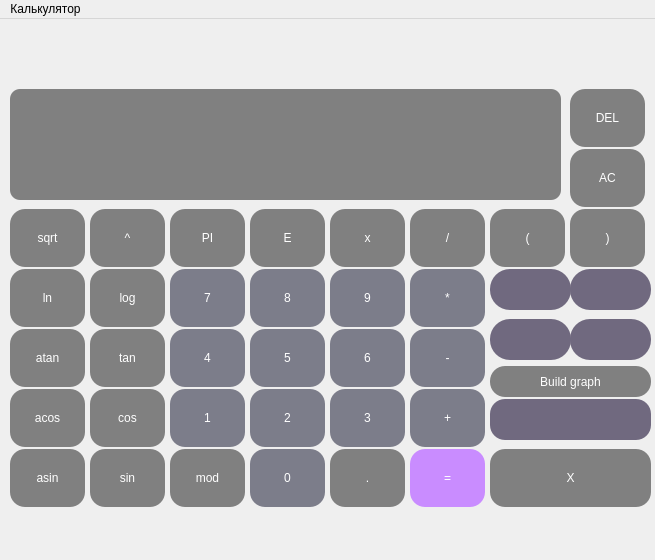
<?xml version="1.0" encoding="UTF-8"?>
<ui version="4.0">
 <class>MainWindow</class>
 <widget class="QMainWindow" name="MainWindow">
  <property name="geometry">
   <rect>
    <x>0</x>
    <y>0</y>
    <width>655</width>
    <height>560</height>
   </rect>
  </property>
  <property name="windowTitle">
   <string>MainWindow</string>
  </property>
  <widget class="QWidget" name="centralwidget">
   <widget class="QStackedWidget" name="stackedWidget">
    <property name="geometry">
     <rect>
      <x>0</x>
      <y>0</y>
      <width>651</width>
      <height>531</height>
     </rect>
    </property>
    <property name="currentIndex">
     <number>0</number>
    </property>
    <widget class="QWidget" name="page">
     <widget class="QPushButton" name="pushButton_number_8">
      <property name="geometry">
       <rect>
        <x>250</x>
        <y>250</y>
        <width>75</width>
        <height>58</height>
       </rect>
      </property>
      <property name="sizePolicy">
       <sizepolicy hsizetype="Minimum" vsizetype="Fixed">
        <horstretch>78</horstretch>
        <verstretch>80</verstretch>
       </sizepolicy>
      </property>
      <property name="styleSheet">
       <string notr="true">font: 600 16pt &quot;Segoe UI Variable Small Semibol&quot;;
background-color: rgb(124, 125, 138);
border-radius: 15px;
color: white

</string>
      </property>
      <property name="text">
       <string>8</string>
      </property>
     </widget>
     <widget class="QPushButton" name="pushButton_acos">
      <property name="geometry">
       <rect>
        <x>10</x>
        <y>370</y>
        <width>75</width>
        <height>58</height>
       </rect>
      </property>
      <property name="sizePolicy">
       <sizepolicy hsizetype="Minimum" vsizetype="Fixed">
        <horstretch>80</horstretch>
        <verstretch>80</verstretch>
       </sizepolicy>
      </property>
      <property name="styleSheet">
       <string notr="true">font: 700 italic 14pt &quot;Candara&quot;;
background-color: grey;
border-radius: 15px;
color: white
</string>
      </property>
      <property name="text">
       <string>acos</string>
      </property>
     </widget>
     <widget class="QPushButton" name="pushButton_x">
      <property name="geometry">
       <rect>
        <x>330</x>
        <y>190</y>
        <width>75</width>
        <height>58</height>
       </rect>
      </property>
      <property name="sizePolicy">
       <sizepolicy hsizetype="Minimum" vsizetype="Fixed">
        <horstretch>80</horstretch>
        <verstretch>80</verstretch>
       </sizepolicy>
      </property>
      <property name="styleSheet">
       <string notr="true">font: 700 italic 14pt &quot;Candara&quot;;
background-color: grey;
border-radius: 15px;
color: white
</string>
      </property>
      <property name="text">
       <string>x</string>
      </property>
     </widget>
     <widget class="QPushButton" name="pushButton_number_0">
      <property name="geometry">
       <rect>
        <x>250</x>
        <y>430</y>
        <width>75</width>
        <height>58</height>
       </rect>
      </property>
      <property name="sizePolicy">
       <sizepolicy hsizetype="Minimum" vsizetype="Fixed">
        <horstretch>78</horstretch>
        <verstretch>80</verstretch>
       </sizepolicy>
      </property>
      <property name="styleSheet">
       <string notr="true">font: 600 16pt &quot;Segoe UI Variable Small Semibol&quot;;
background-color: rgb(124, 125, 138);
border-radius: 15px;
color: white

</string>
      </property>
      <property name="text">
       <string>0</string>
      </property>
     </widget>
     <widget class="QPushButton" name="pushButton_number_1">
      <property name="geometry">
       <rect>
        <x>170</x>
        <y>370</y>
        <width>75</width>
        <height>58</height>
       </rect>
      </property>
      <property name="sizePolicy">
       <sizepolicy hsizetype="Minimum" vsizetype="Fixed">
        <horstretch>78</horstretch>
        <verstretch>80</verstretch>
       </sizepolicy>
      </property>
      <property name="styleSheet">
       <string notr="true">font: 600 16pt &quot;Segoe UI Variable Small Semibol&quot;;
background-color: rgb(124, 125, 138);
border-radius: 15px;
color: white

</string>
      </property>
      <property name="text">
       <string>1</string>
      </property>
     </widget>
     <widget class="QPushButton" name="pushButton_sin">
      <property name="geometry">
       <rect>
        <x>90</x>
        <y>430</y>
        <width>75</width>
        <height>58</height>
       </rect>
      </property>
      <property name="sizePolicy">
       <sizepolicy hsizetype="Minimum" vsizetype="Fixed">
        <horstretch>80</horstretch>
        <verstretch>80</verstretch>
       </sizepolicy>
      </property>
      <property name="styleSheet">
       <string notr="true">font: 700 italic 14pt &quot;Candara&quot;;
background-color: grey;
border-radius: 15px;
color: white
</string>
      </property>
      <property name="text">
       <string>sin</string>
      </property>
     </widget>
     <widget class="QPushButton" name="pushButton_asin">
      <property name="geometry">
       <rect>
        <x>10</x>
        <y>430</y>
        <width>75</width>
        <height>58</height>
       </rect>
      </property>
      <property name="sizePolicy">
       <sizepolicy hsizetype="Minimum" vsizetype="Fixed">
        <horstretch>80</horstretch>
        <verstretch>80</verstretch>
       </sizepolicy>
      </property>
      <property name="styleSheet">
       <string notr="true">font: 700 italic 14pt &quot;Candara&quot;;
background-color: grey;
border-radius: 15px;
color: white
</string>
      </property>
      <property name="text">
       <string>asin</string>
      </property>
     </widget>
     <widget class="QPushButton" name="pushButton_cos">
      <property name="geometry">
       <rect>
        <x>90</x>
        <y>370</y>
        <width>75</width>
        <height>58</height>
       </rect>
      </property>
      <property name="sizePolicy">
       <sizepolicy hsizetype="Minimum" vsizetype="Fixed">
        <horstretch>80</horstretch>
        <verstretch>80</verstretch>
       </sizepolicy>
      </property>
      <property name="styleSheet">
       <string notr="true">font: 700 italic 14pt &quot;Candara&quot;;
background-color: grey;
border-radius: 15px;
color: white
</string>
      </property>
      <property name="text">
       <string>cos</string>
      </property>
     </widget>
     <widget class="QPushButton" name="pushButton_number_7">
      <property name="geometry">
       <rect>
        <x>170</x>
        <y>250</y>
        <width>75</width>
        <height>58</height>
       </rect>
      </property>
      <property name="sizePolicy">
       <sizepolicy hsizetype="Minimum" vsizetype="Fixed">
        <horstretch>78</horstretch>
        <verstretch>80</verstretch>
       </sizepolicy>
      </property>
      <property name="styleSheet">
       <string notr="true">font: 600 16pt &quot;Segoe UI Variable Small Semibol&quot;;
background-color: rgb(124, 125, 138);
border-radius: 15px;
color: white

</string>
      </property>
      <property name="text">
       <string>7</string>
      </property>
     </widget>
     <widget class="QPushButton" name="pushButton_pi">
      <property name="geometry">
       <rect>
        <x>170</x>
        <y>190</y>
        <width>75</width>
        <height>58</height>
       </rect>
      </property>
      <property name="sizePolicy">
       <sizepolicy hsizetype="Minimum" vsizetype="Fixed">
        <horstretch>80</horstretch>
        <verstretch>80</verstretch>
       </sizepolicy>
      </property>
      <property name="styleSheet">
       <string notr="true">font: 700 italic 14pt &quot;Candara&quot;;
background-color: grey;
border-radius: 15px;
color: white
</string>
      </property>
      <property name="text">
       <string>PI</string>
      </property>
     </widget>
     <widget class="QPushButton" name="pushButton_div">
      <property name="geometry">
       <rect>
        <x>410</x>
        <y>190</y>
        <width>75</width>
        <height>58</height>
       </rect>
      </property>
      <property name="sizePolicy">
       <sizepolicy hsizetype="Minimum" vsizetype="Fixed">
        <horstretch>80</horstretch>
        <verstretch>80</verstretch>
       </sizepolicy>
      </property>
      <property name="styleSheet">
       <string notr="true">font: 700 italic 14pt &quot;Candara&quot;;
background-color: grey;
border-radius: 15px;
color: white
</string>
      </property>
      <property name="text">
       <string>/</string>
      </property>
     </widget>
     <widget class="QPushButton" name="pushButton_number_6">
      <property name="geometry">
       <rect>
        <x>330</x>
        <y>310</y>
        <width>75</width>
        <height>58</height>
       </rect>
      </property>
      <property name="sizePolicy">
       <sizepolicy hsizetype="Minimum" vsizetype="Fixed">
        <horstretch>78</horstretch>
        <verstretch>80</verstretch>
       </sizepolicy>
      </property>
      <property name="styleSheet">
       <string notr="true">font: 600 16pt &quot;Segoe UI Variable Small Semibol&quot;;
background-color: rgb(124, 125, 138);
border-radius: 15px;
color: white

</string>
      </property>
      <property name="text">
       <string>6</string>
      </property>
     </widget>
     <widget class="QPushButton" name="pushButton_sqrt">
      <property name="geometry">
       <rect>
        <x>10</x>
        <y>190</y>
        <width>75</width>
        <height>58</height>
       </rect>
      </property>
      <property name="sizePolicy">
       <sizepolicy hsizetype="Minimum" vsizetype="Fixed">
        <horstretch>80</horstretch>
        <verstretch>80</verstretch>
       </sizepolicy>
      </property>
      <property name="styleSheet">
       <string notr="true">font: 700 italic 14pt &quot;Candara&quot;;
background-color: grey;
border-radius: 15px;
color: white
</string>
      </property>
      <property name="text">
       <string>sqrt</string>
      </property>
     </widget>
     <widget class="QPushButton" name="pushButton_dot">
      <property name="geometry">
       <rect>
        <x>330</x>
        <y>430</y>
        <width>75</width>
        <height>58</height>
       </rect>
      </property>
      <property name="sizePolicy">
       <sizepolicy hsizetype="Minimum" vsizetype="Fixed">
        <horstretch>80</horstretch>
        <verstretch>80</verstretch>
       </sizepolicy>
      </property>
      <property name="styleSheet">
       <string notr="true">font: 700 italic 14pt &quot;Candara&quot;;
background-color: grey;
border-radius: 15px;
color: white
</string>
      </property>
      <property name="text">
       <string>.</string>
      </property>
     </widget>
     <widget class="QPushButton" name="pushButton_number_9">
      <property name="geometry">
       <rect>
        <x>330</x>
        <y>250</y>
        <width>75</width>
        <height>58</height>
       </rect>
      </property>
      <property name="sizePolicy">
       <sizepolicy hsizetype="Minimum" vsizetype="Fixed">
        <horstretch>78</horstretch>
        <verstretch>80</verstretch>
       </sizepolicy>
      </property>
      <property name="styleSheet">
       <string notr="true">font: 600 16pt &quot;Segoe UI Variable Small Semibol&quot;;
background-color: rgb(124, 125, 138);
border-radius: 15px;
color: white

</string>
      </property>
      <property name="text">
       <string>9</string>
      </property>
     </widget>
     <widget class="QPushButton" name="pushButton_plus">
      <property name="geometry">
       <rect>
        <x>410</x>
        <y>370</y>
        <width>75</width>
        <height>58</height>
       </rect>
      </property>
      <property name="sizePolicy">
       <sizepolicy hsizetype="Minimum" vsizetype="Fixed">
        <horstretch>78</horstretch>
        <verstretch>80</verstretch>
       </sizepolicy>
      </property>
      <property name="styleSheet">
       <string notr="true">font: 600 16pt &quot;Segoe UI Variable Small Semibol&quot;;
background-color: rgb(124, 125, 138);
border-radius: 15px;
color: white

</string>
      </property>
      <property name="text">
       <string>+</string>
      </property>
     </widget>
     <widget class="QPushButton" name="pushButton_mul">
      <property name="geometry">
       <rect>
        <x>410</x>
        <y>250</y>
        <width>75</width>
        <height>58</height>
       </rect>
      </property>
      <property name="sizePolicy">
       <sizepolicy hsizetype="Minimum" vsizetype="Fixed">
        <horstretch>78</horstretch>
        <verstretch>80</verstretch>
       </sizepolicy>
      </property>
      <property name="styleSheet">
       <string notr="true">font: 600 16pt &quot;Segoe UI Variable Small Semibol&quot;;
background-color: rgb(124, 125, 138);
border-radius: 15px;
color: white

</string>
      </property>
      <property name="text">
       <string>*</string>
      </property>
     </widget>
     <widget class="QLineEdit" name="lineEdit">
      <property name="geometry">
       <rect>
        <x>490</x>
        <y>380</y>
        <width>161</width>
        <height>41</height>
       </rect>
      </property>
      <property name="styleSheet">
       <string notr="true">font: 600 20pt &quot;Segoe UI Variable Small Semibol&quot;;
background-color: rgb(112, 105, 127);
border-radius: 15px;
color: white
</string>
      </property>
      <property name="text">
       <string/>
      </property>
      <property name="alignment">
       <set>Qt::AlignCenter</set>
      </property>
     </widget>
     <widget class="QPushButton" name="pushButton_tan">
      <property name="geometry">
       <rect>
        <x>90</x>
        <y>310</y>
        <width>75</width>
        <height>58</height>
       </rect>
      </property>
      <property name="sizePolicy">
       <sizepolicy hsizetype="Minimum" vsizetype="Fixed">
        <horstretch>80</horstretch>
        <verstretch>80</verstretch>
       </sizepolicy>
      </property>
      <property name="styleSheet">
       <string notr="true">font: 700 italic 14pt &quot;Candara&quot;;
background-color: grey;
border-radius: 15px;
color: white
</string>
      </property>
      <property name="text">
       <string>tan</string>
      </property>
     </widget>
     <widget class="QPushButton" name="pushButton_exp">
      <property name="geometry">
       <rect>
        <x>250</x>
        <y>190</y>
        <width>75</width>
        <height>58</height>
       </rect>
      </property>
      <property name="sizePolicy">
       <sizepolicy hsizetype="Minimum" vsizetype="Fixed">
        <horstretch>80</horstretch>
        <verstretch>80</verstretch>
       </sizepolicy>
      </property>
      <property name="styleSheet">
       <string notr="true">font: 700 italic 14pt &quot;Candara&quot;;
background-color: grey;
border-radius: 15px;
color: white
</string>
      </property>
      <property name="text">
       <string>E</string>
      </property>
     </widget>
     <widget class="QPushButton" name="pushButton_log">
      <property name="geometry">
       <rect>
        <x>90</x>
        <y>250</y>
        <width>75</width>
        <height>58</height>
       </rect>
      </property>
      <property name="sizePolicy">
       <sizepolicy hsizetype="Minimum" vsizetype="Fixed">
        <horstretch>80</horstretch>
        <verstretch>80</verstretch>
       </sizepolicy>
      </property>
      <property name="styleSheet">
       <string notr="true">font: 700 italic 14pt &quot;Candara&quot;;
background-color: grey;
border-radius: 15px;
color: white
</string>
      </property>
      <property name="text">
       <string>log</string>
      </property>
     </widget>
     <widget class="QPushButton" name="pushButton_number_5">
      <property name="geometry">
       <rect>
        <x>250</x>
        <y>310</y>
        <width>75</width>
        <height>58</height>
       </rect>
      </property>
      <property name="sizePolicy">
       <sizepolicy hsizetype="Minimum" vsizetype="Fixed">
        <horstretch>78</horstretch>
        <verstretch>80</verstretch>
       </sizepolicy>
      </property>
      <property name="styleSheet">
       <string notr="true">font: 600 16pt &quot;Segoe UI Variable Small Semibol&quot;;
background-color: rgb(124, 125, 138);
border-radius: 15px;
color: white

</string>
      </property>
      <property name="text">
       <string>5</string>
      </property>
     </widget>
     <widget class="QPushButton" name="pushButton_number_2">
      <property name="geometry">
       <rect>
        <x>250</x>
        <y>370</y>
        <width>75</width>
        <height>58</height>
       </rect>
      </property>
      <property name="sizePolicy">
       <sizepolicy hsizetype="Minimum" vsizetype="Fixed">
        <horstretch>78</horstretch>
        <verstretch>80</verstretch>
       </sizepolicy>
      </property>
      <property name="styleSheet">
       <string notr="true">font: 600 16pt &quot;Segoe UI Variable Small Semibol&quot;;
background-color: rgb(124, 125, 138);
border-radius: 15px;
color: white

</string>
      </property>
      <property name="text">
       <string>2</string>
      </property>
     </widget>
     <widget class="QPushButton" name="pushButton_del">
      <property name="geometry">
       <rect>
        <x>570</x>
        <y>70</y>
        <width>75</width>
        <height>58</height>
       </rect>
      </property>
      <property name="sizePolicy">
       <sizepolicy hsizetype="Minimum" vsizetype="Fixed">
        <horstretch>80</horstretch>
        <verstretch>80</verstretch>
       </sizepolicy>
      </property>
      <property name="styleSheet">
       <string notr="true">font: 700 italic 14pt &quot;Candara&quot;;
background-color: grey;
border-radius: 15px;
color: white
</string>
      </property>
      <property name="text">
       <string>DEL</string>
      </property>
     </widget>
     <widget class="QPushButton" name="pushButton_X">
      <property name="geometry">
       <rect>
        <x>490</x>
        <y>430</y>
        <width>161</width>
        <height>58</height>
       </rect>
      </property>
      <property name="sizePolicy">
       <sizepolicy hsizetype="Minimum" vsizetype="Fixed">
        <horstretch>80</horstretch>
        <verstretch>80</verstretch>
       </sizepolicy>
      </property>
      <property name="styleSheet">
       <string notr="true">font: 700 italic 14pt &quot;Candara&quot;;
background-color: grey;
border-radius: 15px;
color: white
</string>
      </property>
      <property name="text">
       <string>X</string>
      </property>
     </widget>
     <widget class="QPushButton" name="pushButton_left_bracket">
      <property name="geometry">
       <rect>
        <x>490</x>
        <y>190</y>
        <width>75</width>
        <height>58</height>
       </rect>
      </property>
      <property name="sizePolicy">
       <sizepolicy hsizetype="Minimum" vsizetype="Fixed">
        <horstretch>80</horstretch>
        <verstretch>80</verstretch>
       </sizepolicy>
      </property>
      <property name="styleSheet">
       <string notr="true">font: 700 italic 14pt &quot;Candara&quot;;
background-color: grey;
border-radius: 15px;
color: white
</string>
      </property>
      <property name="text">
       <string>(</string>
      </property>
     </widget>
     <widget class="QPushButton" name="pushButton_degree">
      <property name="geometry">
       <rect>
        <x>90</x>
        <y>190</y>
        <width>75</width>
        <height>58</height>
       </rect>
      </property>
      <property name="sizePolicy">
       <sizepolicy hsizetype="Minimum" vsizetype="Fixed">
        <horstretch>80</horstretch>
        <verstretch>80</verstretch>
       </sizepolicy>
      </property>
      <property name="styleSheet">
       <string notr="true">font: 700 italic 14pt &quot;Candara&quot;;
background-color: grey;
border-radius: 15px;
color: white
</string>
      </property>
      <property name="text">
       <string>^</string>
      </property>
     </widget>
     <widget class="QLabel" name="result_show">
      <property name="geometry">
       <rect>
        <x>10</x>
        <y>70</y>
        <width>551</width>
        <height>111</height>
       </rect>
      </property>
      <property name="layoutDirection">
       <enum>Qt::LeftToRight</enum>
      </property>
      <property name="styleSheet">
       <string notr="true">background-color:rgb(126, 126, 126);
font: 600 36pt &quot;Segoe UI Variable Small Semibol&quot;;
background-color: grey;
border-radius: 10px;
color: white
</string>
      </property>
      <property name="text">
       <string/>
      </property>
      <property name="alignment">
       <set>Qt::AlignRight|Qt::AlignTrailing|Qt::AlignVCenter</set>
      </property>
     </widget>
     <widget class="QPushButton" name="pushButton_sub">
      <property name="geometry">
       <rect>
        <x>410</x>
        <y>310</y>
        <width>75</width>
        <height>58</height>
       </rect>
      </property>
      <property name="sizePolicy">
       <sizepolicy hsizetype="Minimum" vsizetype="Fixed">
        <horstretch>78</horstretch>
        <verstretch>80</verstretch>
       </sizepolicy>
      </property>
      <property name="styleSheet">
       <string notr="true">font: 600 16pt &quot;Segoe UI Variable Small Semibol&quot;;
background-color: rgb(124, 125, 138);
border-radius: 15px;
color: white

</string>
      </property>
      <property name="text">
       <string>-</string>
      </property>
     </widget>
     <widget class="QPushButton" name="pushButton_equal">
      <property name="geometry">
       <rect>
        <x>410</x>
        <y>430</y>
        <width>75</width>
        <height>58</height>
       </rect>
      </property>
      <property name="sizePolicy">
       <sizepolicy hsizetype="Minimum" vsizetype="Fixed">
        <horstretch>80</horstretch>
        <verstretch>80</verstretch>
       </sizepolicy>
      </property>
      <property name="styleSheet">
       <string notr="true">font: 700 italic 20pt &quot;Candara&quot;;
background-color: rgb(201, 140, 255);
border-radius: 15px;
color: white;
</string>
      </property>
      <property name="text">
       <string>=</string>
      </property>
     </widget>
     <widget class="QPushButton" name="pushButton_number_3">
      <property name="geometry">
       <rect>
        <x>330</x>
        <y>370</y>
        <width>75</width>
        <height>58</height>
       </rect>
      </property>
      <property name="sizePolicy">
       <sizepolicy hsizetype="Minimum" vsizetype="Fixed">
        <horstretch>78</horstretch>
        <verstretch>80</verstretch>
       </sizepolicy>
      </property>
      <property name="styleSheet">
       <string notr="true">font: 600 16pt &quot;Segoe UI Variable Small Semibol&quot;;
background-color: rgb(124, 125, 138);
border-radius: 15px;
color: white

</string>
      </property>
      <property name="text">
       <string>3</string>
      </property>
     </widget>
     <widget class="QPushButton" name="pushButton_right_bracket">
      <property name="geometry">
       <rect>
        <x>570</x>
        <y>190</y>
        <width>75</width>
        <height>58</height>
       </rect>
      </property>
      <property name="sizePolicy">
       <sizepolicy hsizetype="Minimum" vsizetype="Fixed">
        <horstretch>80</horstretch>
        <verstretch>80</verstretch>
       </sizepolicy>
      </property>
      <property name="styleSheet">
       <string notr="true">font: 700 italic 14pt &quot;Candara&quot;;
background-color: grey;
border-radius: 15px;
color: white
</string>
      </property>
      <property name="text">
       <string>)</string>
      </property>
     </widget>
     <widget class="QPushButton" name="pushButton_mod">
      <property name="geometry">
       <rect>
        <x>170</x>
        <y>430</y>
        <width>75</width>
        <height>58</height>
       </rect>
      </property>
      <property name="sizePolicy">
       <sizepolicy hsizetype="Minimum" vsizetype="Fixed">
        <horstretch>80</horstretch>
        <verstretch>80</verstretch>
       </sizepolicy>
      </property>
      <property name="styleSheet">
       <string notr="true">font: 700 italic 14pt &quot;Candara&quot;;
background-color: grey;
border-radius: 15px;
color: white
</string>
      </property>
      <property name="text">
       <string>mod</string>
      </property>
     </widget>
     <widget class="QPushButton" name="pushButton_ln">
      <property name="geometry">
       <rect>
        <x>10</x>
        <y>250</y>
        <width>75</width>
        <height>58</height>
       </rect>
      </property>
      <property name="sizePolicy">
       <sizepolicy hsizetype="Minimum" vsizetype="Fixed">
        <horstretch>80</horstretch>
        <verstretch>80</verstretch>
       </sizepolicy>
      </property>
      <property name="styleSheet">
       <string notr="true">font: 700 italic 14pt &quot;Candara&quot;;
background-color: grey;
border-radius: 15px;
color: white
</string>
      </property>
      <property name="text">
       <string>ln</string>
      </property>
     </widget>
     <widget class="QPushButton" name="pushButton_atan">
      <property name="geometry">
       <rect>
        <x>10</x>
        <y>310</y>
        <width>75</width>
        <height>58</height>
       </rect>
      </property>
      <property name="sizePolicy">
       <sizepolicy hsizetype="Minimum" vsizetype="Fixed">
        <horstretch>80</horstretch>
        <verstretch>80</verstretch>
       </sizepolicy>
      </property>
      <property name="styleSheet">
       <string notr="true">font: 700 italic 14pt &quot;Candara&quot;;
background-color: grey;
border-radius: 15px;
color: white
</string>
      </property>
      <property name="text">
       <string>atan</string>
      </property>
     </widget>
     <widget class="QPushButton" name="pushButton_number_4">
      <property name="geometry">
       <rect>
        <x>170</x>
        <y>310</y>
        <width>75</width>
        <height>58</height>
       </rect>
      </property>
      <property name="sizePolicy">
       <sizepolicy hsizetype="Minimum" vsizetype="Fixed">
        <horstretch>78</horstretch>
        <verstretch>80</verstretch>
       </sizepolicy>
      </property>
      <property name="styleSheet">
       <string notr="true">font: 600 16pt &quot;Segoe UI Variable Small Semibol&quot;;
background-color: rgb(124, 125, 138);
border-radius: 15px;
color: white

</string>
      </property>
      <property name="text">
       <string>4</string>
      </property>
     </widget>
     <widget class="QPushButton" name="pushButton_ac">
      <property name="geometry">
       <rect>
        <x>570</x>
        <y>130</y>
        <width>75</width>
        <height>58</height>
       </rect>
      </property>
      <property name="sizePolicy">
       <sizepolicy hsizetype="Minimum" vsizetype="Fixed">
        <horstretch>78</horstretch>
        <verstretch>80</verstretch>
       </sizepolicy>
      </property>
      <property name="styleSheet">
       <string notr="true">font: 600 16pt &quot;Segoe UI Variable Small Semibol&quot;;
background-color: grey;
border-radius: 15px;
color: white

</string>
      </property>
      <property name="text">
       <string>AC</string>
      </property>
     </widget>
     <widget class="QPushButton" name="pushButton_graph">
      <property name="geometry">
       <rect>
        <x>490</x>
        <y>347</y>
        <width>161</width>
        <height>31</height>
       </rect>
      </property>
      <property name="sizePolicy">
       <sizepolicy hsizetype="Minimum" vsizetype="Fixed">
        <horstretch>80</horstretch>
        <verstretch>80</verstretch>
       </sizepolicy>
      </property>
      <property name="styleSheet">
       <string notr="true">font: 700 italic 14pt &quot;Candara&quot;;
background-color: grey;
border-radius: 15px;
color: white
</string>
      </property>
      <property name="text">
       <string>Build graph</string>
      </property>
     </widget>
     <widget class="QLineEdit" name="lineEdit_X_min">
      <property name="geometry">
       <rect>
        <x>490</x>
        <y>300</y>
        <width>81</width>
        <height>41</height>
       </rect>
      </property>
      <property name="styleSheet">
       <string notr="true">font: 600 14pt &quot;Segoe UI Variable Small Semibol&quot;;
background-color: rgb(112, 105, 127);
border-radius: 20px;
color: white
</string>
      </property>
      <property name="text">
       <string/>
      </property>
      <property name="alignment">
       <set>Qt::AlignCenter</set>
      </property>
     </widget>
     <widget class="QLineEdit" name="lineEdit_X_max">
      <property name="geometry">
       <rect>
        <x>570</x>
        <y>300</y>
        <width>81</width>
        <height>41</height>
       </rect>
      </property>
      <property name="styleSheet">
       <string notr="true">font: 600 14pt &quot;Segoe UI Variable Small Semibol&quot;;
background-color: rgb(112, 105, 127);
border-radius: 20px;
color: white
</string>
      </property>
      <property name="text">
       <string/>
      </property>
      <property name="alignment">
       <set>Qt::AlignCenter</set>
      </property>
     </widget>
     <widget class="QLineEdit" name="lineEdit_Y_max">
      <property name="geometry">
       <rect>
        <x>570</x>
        <y>250</y>
        <width>81</width>
        <height>41</height>
       </rect>
      </property>
      <property name="styleSheet">
       <string notr="true">font: 600 14pt &quot;Segoe UI Variable Small Semibol&quot;;
background-color: rgb(112, 105, 127);
border-radius: 20px;
color: white
</string>
      </property>
      <property name="text">
       <string/>
      </property>
      <property name="alignment">
       <set>Qt::AlignCenter</set>
      </property>
     </widget>
     <widget class="QLineEdit" name="lineEdit_Y_min">
      <property name="geometry">
       <rect>
        <x>490</x>
        <y>250</y>
        <width>81</width>
        <height>41</height>
       </rect>
      </property>
      <property name="styleSheet">
       <string notr="true">font: 600 14pt &quot;Segoe UI Variable Small Semibol&quot;;
background-color: rgb(112, 105, 127);
border-radius: 20px;
color: white
</string>
      </property>
      <property name="text">
       <string/>
      </property>
      <property name="alignment">
       <set>Qt::AlignCenter</set>
      </property>
     </widget>
    </widget>
    <widget class="QWidget" name="page_2">
     <widget class="QLabel" name="label_loan_amount">
      <property name="geometry">
       <rect>
        <x>10</x>
        <y>230</y>
        <width>331</width>
        <height>51</height>
       </rect>
      </property>
      <property name="styleSheet">
       <string notr="true">font: 18pt &quot;Segoe UI Variable&quot;;</string>
      </property>
      <property name="text">
       <string>Сумма кредита:</string>
      </property>
     </widget>
     <widget class="QLabel" name="label_month">
      <property name="geometry">
       <rect>
        <x>10</x>
        <y>280</y>
        <width>391</width>
        <height>51</height>
       </rect>
      </property>
      <property name="styleSheet">
       <string notr="true">font: 18pt &quot;Segoe UI Variable&quot;;</string>
      </property>
      <property name="text">
       <string>Количество месяцев</string>
      </property>
     </widget>
     <widget class="QLabel" name="label_month_2">
      <property name="geometry">
       <rect>
        <x>10</x>
        <y>330</y>
        <width>541</width>
        <height>51</height>
       </rect>
      </property>
      <property name="styleSheet">
       <string notr="true">font: 18pt &quot;Segoe UI Variable&quot;;</string>
      </property>
      <property name="text">
       <string>Процентная ставка(годовая),%</string>
      </property>
     </widget>
     <widget class="QLineEdit" name="lineEdit_sum">
      <property name="geometry">
       <rect>
        <x>450</x>
        <y>240</y>
        <width>201</width>
        <height>31</height>
       </rect>
      </property>
      <property name="styleSheet">
       <string notr="true">font: 600 20pt &quot;Segoe UI Variable Small Semibol&quot;;
background-color: rgb(112, 105, 127);
border-radius: 15px;
color: white
</string>
      </property>
      <property name="alignment">
       <set>Qt::AlignRight|Qt::AlignTrailing|Qt::AlignVCenter</set>
      </property>
     </widget>
     <widget class="QLineEdit" name="lineEdit_count_month">
      <property name="geometry">
       <rect>
        <x>450</x>
        <y>290</y>
        <width>201</width>
        <height>31</height>
       </rect>
      </property>
      <property name="styleSheet">
       <string notr="true">font: 600 20pt &quot;Segoe UI Variable Small Semibol&quot;;
background-color: rgb(112, 105, 127);
border-radius: 15px;
color: white
</string>
      </property>
      <property name="alignment">
       <set>Qt::AlignRight|Qt::AlignTrailing|Qt::AlignVCenter</set>
      </property>
     </widget>
     <widget class="QLineEdit" name="lineEdit_ratio">
      <property name="geometry">
       <rect>
        <x>450</x>
        <y>340</y>
        <width>201</width>
        <height>31</height>
       </rect>
      </property>
      <property name="styleSheet">
       <string notr="true">font: 600 20pt &quot;Segoe UI Variable Small Semibol&quot;;
background-color: rgb(112, 105, 127);
border-radius: 15px;
color: white
</string>
      </property>
      <property name="alignment">
       <set>Qt::AlignRight|Qt::AlignTrailing|Qt::AlignVCenter</set>
      </property>
     </widget>
     <widget class="QLabel" name="result">
      <property name="geometry">
       <rect>
        <x>10</x>
        <y>410</y>
        <width>641</width>
        <height>121</height>
       </rect>
      </property>
      <property name="styleSheet">
       <string notr="true">font: 700 20pt &quot;Arial&quot;;
background-color: white;
border-radius: 15px;
color: black;

</string>
      </property>
      <property name="text">
       <string/>
      </property>
      <property name="alignment">
       <set>Qt::AlignJustify|Qt::AlignVCenter</set>
      </property>
     </widget>
     <widget class="QPushButton" name="pushButton_getResult">
      <property name="geometry">
       <rect>
        <x>10</x>
        <y>170</y>
        <width>251</width>
        <height>71</height>
       </rect>
      </property>
      <property name="styleSheet">
       <string notr="true">font: 600 20pt &quot;Segoe UI Variable Small Semibol&quot;;
background-color: rgb(112, 105, 127);
border-radius: 15px;
color: white</string>
      </property>
      <property name="text">
       <string>Вычислить</string>
      </property>
     </widget>
     <widget class="QTextBrowser" name="textBrowser">
      <property name="enabled">
       <bool>true</bool>
      </property>
      <property name="geometry">
       <rect>
        <x>450</x>
        <y>30</y>
        <width>201</width>
        <height>192</height>
       </rect>
      </property>
      <property name="styleSheet">
       <string notr="true">font: 700 10pt &quot;Arial&quot;;
background-color: white;
border-radius: 15px;
color: black;

</string>
      </property>
     </widget>
     <widget class="QWidget" name="">
      <property name="geometry">
       <rect>
        <x>10</x>
        <y>90</y>
        <width>249</width>
        <height>71</height>
       </rect>
      </property>
      <layout class="QVBoxLayout" name="verticalLayout">
       <item>
        <widget class="QRadioButton" name="radioButton_an">
         <property name="styleSheet">
          <string notr="true">font: 600 12pt &quot;Segoe UI&quot;;</string>
         </property>
         <property name="text">
          <string>Аннуитетный</string>
         </property>
         <property name="checked">
          <bool>true</bool>
         </property>
        </widget>
       </item>
       <item>
        <widget class="QRadioButton" name="radioButton_dif">
         <property name="styleSheet">
          <string notr="true">font: 600 12pt &quot;Segoe UI&quot;;</string>
         </property>
         <property name="text">
          <string>Дифференцированный</string>
         </property>
        </widget>
       </item>
      </layout>
     </widget>
    </widget>
   </widget>
  </widget>
  <widget class="QMenuBar" name="menuBar">
   <property name="geometry">
    <rect>
     <x>0</x>
     <y>0</y>
     <width>655</width>
     <height>26</height>
    </rect>
   </property>
   <widget class="QMenu" name="menu">
    <property name="title">
     <string>Калькулятор</string>
    </property>
    <addaction name="action_3"/>
    <addaction name="separator"/>
    <addaction name="action_2"/>
   </widget>
   <addaction name="menu"/>
  </widget>
  <action name="action_2">
   <property name="text">
    <string>Кредитный</string>
   </property>
  </action>
  <action name="action_3">
   <property name="text">
    <string>Инженерный</string>
   </property>
  </action>
 </widget>
 <resources/>
 <connections/>
</ui>
